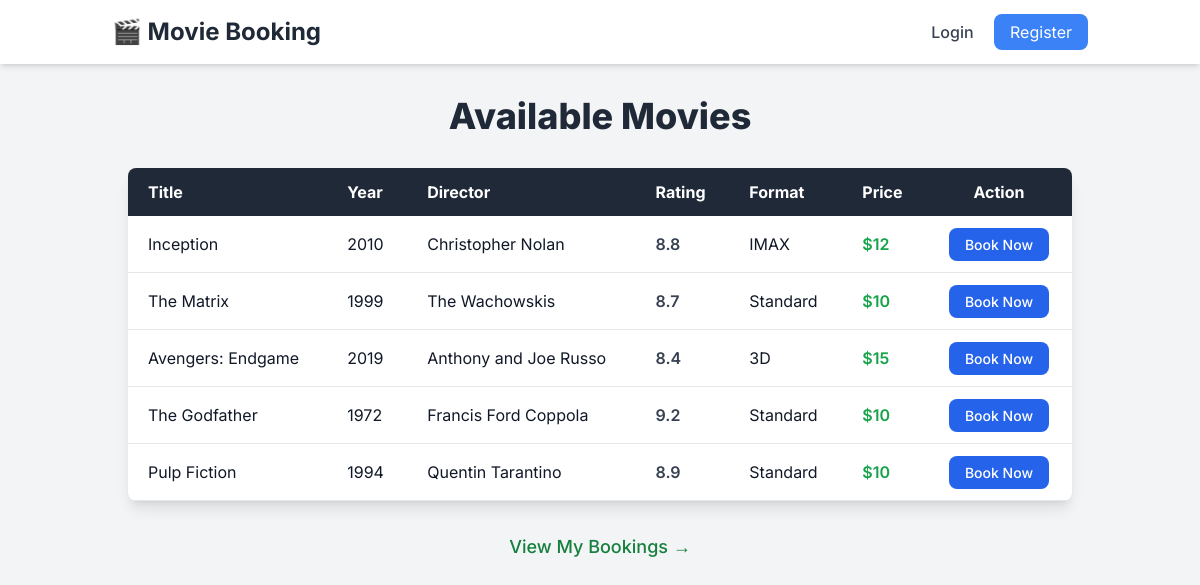
The page / on the database its author committed.
### main.py (models this page shows)
class Movie(Base):
    __tablename__ = "movies"
    id = Column(Integer, primary_key=True, index=True)
    title = Column(String, unique=True, index=True)
    year = Column(Integer)
    director = Column(String)
    rating = Column(Integer)
    format = Column(String)
    price = Column(Integer)

### main.py (the view)
@app.get("/", response_class=HTMLResponse)
async def home(request: Request, db: Session = Depends(get_db)):
    movies = db.query(Movie).all()
    return templates.TemplateResponse("index.html", {"request": request, "movies": movies, "user": request.session.get("user")})

### templates/index.html (shortened to what this page needs)
{% extends "base.html" %}
{% block content %}
<div class="container mx-auto px-4">
  <h1 class="text-4xl font-extrabold text-gray-800 mb-8 text-center">Available Movies</h1>
  <div class="overflow-hidden rounded-lg shadow-lg">
    <table class="w-full border-collapse bg-white rounded-lg shadow-md">
      <thead class="bg-gray-800 text-white">
        <tr>
          <th class="py-3 px-5 text-left">Title</th>
          <th class="py-3 px-5 text-left">Year</th>
          <th class="py-3 px-5 text-left">Director</th>
          <th class="py-3 px-5 text-left">Rating</th>
          <th class="py-3 px-5 text-left">Format</th>
          <th class="py-3 px-5 text-left">Price</th>
          <th class="py-3 px-5 text-center">Action</th>
        </tr>
      </thead>
      <tbody>
        {% for movie in movies %}
        <tr class="border-b hover:bg-gray-100 transition duration-200">
          <td class="py-4 px-5">{{ movie.title }}</td>
          <td class="py-4 px-5">{{ movie.year }}</td>
          <td class="py-4 px-5">{{ movie.director }}</td>
          <td class="py-4 px-5 font-semibold text-gray-700">{{ movie.rating }}</td>
          <td class="py-4 px-5">{{ movie.format }}</td>
          <td class="py-4 px-5 font-semibold text-green-600">${{ movie.price }}</td>
          <td class="py-4 px-5 text-center">
            <a href="/book/{{ movie.id }}"
               class="bg-blue-600 text-white px-4 py-2 rounded-lg text-sm font-medium hover:bg-blue-700 transition duration-200">
              Book Now
            </a>
          </td>
        </tr>
        {% endfor %}
      </tbody>
    </table>
  </div>
  <div class="mt-8 text-center">
    <a href="/bookings"
       class="text-lg font-medium text-green-700 hover:text-green-900 transition duration-200">
      View My Bookings &rarr;
    </a>
  </div>
</div>
{% endblock %}

### templates/base.html (shortened to what this page needs)
<!DOCTYPE html>
<html lang="en">
<head>
  <script src="https://cdn.tailwindcss.com"></script>
</head>
<body class="bg-gray-100 text-gray-900">
  <nav class="bg-white shadow-md">
    <div class="container mx-auto px-6 py-4 flex justify-between items-center">
      <a href="/" class="text-2xl font-bold text-gray-800">🎬 Movie Booking</a>
      <div>
        {% if user %}
        <span class="text-gray-700 font-medium mr-4">Hello, {{ user }}</span>
        <a href="/logout" class="bg-red-500 text-white px-4 py-2 rounded-lg hover:bg-red-600 transition">Logout</a>
        {% else %}
        <a href="/login" class="text-gray-700 hover:text-blue-500 font-medium mr-4">Login</a>
        <a href="/register" class="bg-blue-500 text-white px-4 py-2 rounded-lg hover:bg-blue-600 transition">Register</a>
        {% endif %}
      </div>
    </div>
  </nav>
  <div class="container mx-auto px-6 py-8">
    {% block content %}
    {% endblock %}
  </div>
</body>
</html>

### templates/base.html (style rules this page uses)
body { font-family: 'Inter', sans-serif; }

### rows shown on the page
Movie: title "Inception", year "2010", director "Christopher Nolan", rating "8.8", format "IMAX", price "12"
Movie: title "The Matrix", year "1999", director "The Wachowskis", rating "8.7", format "Standard", price "10"
Movie: title "Avengers: Endgame", year "2019", director "Anthony and Joe Russo", rating "8.4", format "3D", price "15"
Movie: title "The Godfather", year "1972", director "Francis Ford Coppola", rating "9.2", format "Standard", price "10"
Movie: title "Pulp Fiction", year "1994", director "Quentin Tarantino", rating "8.9", format "Standard", price "10"
